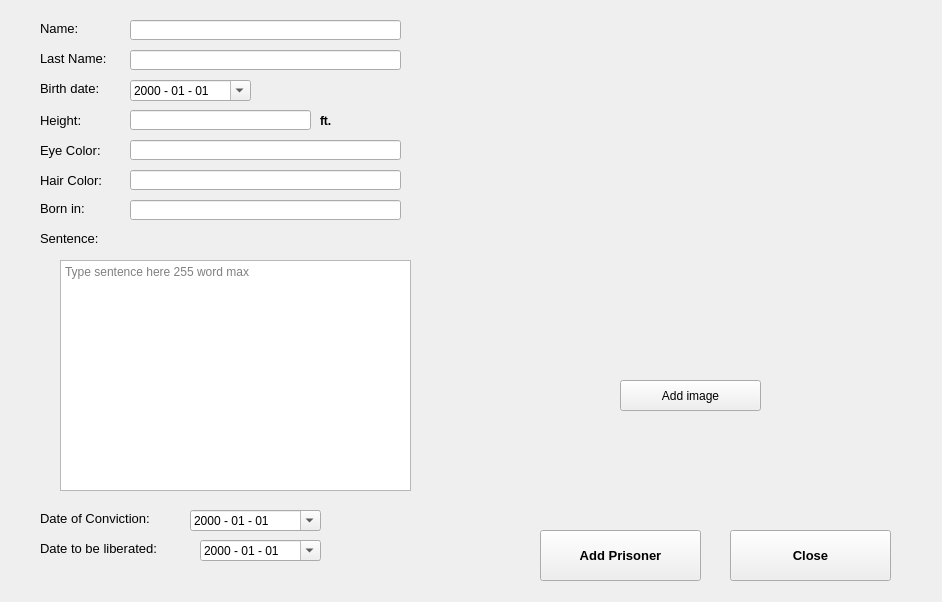
<?xml version="1.0" encoding="UTF-8"?>
<ui version="4.0">
 <class>actionAdd_prisoner</class>
 <widget class="QWidget" name="actionAdd_prisoner">
  <property name="windowModality">
   <enum>Qt::ApplicationModal</enum>
  </property>
  <property name="geometry">
   <rect>
    <x>0</x>
    <y>0</y>
    <width>942</width>
    <height>602</height>
   </rect>
  </property>
  <property name="windowTitle">
   <string>Add Prisoner</string>
  </property>
  <widget class="QLabel" name="name_label">
   <property name="geometry">
    <rect>
     <x>40</x>
     <y>20</y>
     <width>61</width>
     <height>16</height>
    </rect>
   </property>
   <property name="font">
    <font>
     <pointsize>10</pointsize>
    </font>
   </property>
   <property name="text">
    <string>Name:</string>
   </property>
  </widget>
  <widget class="QLabel" name="eye_label">
   <property name="geometry">
    <rect>
     <x>40</x>
     <y>140</y>
     <width>91</width>
     <height>21</height>
    </rect>
   </property>
   <property name="font">
    <font>
     <pointsize>10</pointsize>
    </font>
   </property>
   <property name="text">
    <string>Eye Color: </string>
   </property>
  </widget>
  <widget class="QLabel" name="lastName_label">
   <property name="geometry">
    <rect>
     <x>40</x>
     <y>50</y>
     <width>91</width>
     <height>16</height>
    </rect>
   </property>
   <property name="font">
    <font>
     <pointsize>10</pointsize>
    </font>
   </property>
   <property name="text">
    <string>Last Name:</string>
   </property>
  </widget>
  <widget class="QLabel" name="birthDate_label">
   <property name="geometry">
    <rect>
     <x>40</x>
     <y>80</y>
     <width>101</width>
     <height>16</height>
    </rect>
   </property>
   <property name="font">
    <font>
     <pointsize>10</pointsize>
    </font>
   </property>
   <property name="text">
    <string>Birth date: </string>
   </property>
  </widget>
  <widget class="QLabel" name="height_label">
   <property name="geometry">
    <rect>
     <x>40</x>
     <y>110</y>
     <width>71</width>
     <height>21</height>
    </rect>
   </property>
   <property name="font">
    <font>
     <pointsize>10</pointsize>
    </font>
   </property>
   <property name="text">
    <string>Height:</string>
   </property>
  </widget>
  <widget class="QLabel" name="born_label">
   <property name="geometry">
    <rect>
     <x>40</x>
     <y>200</y>
     <width>61</width>
     <height>16</height>
    </rect>
   </property>
   <property name="font">
    <font>
     <pointsize>10</pointsize>
    </font>
   </property>
   <property name="text">
    <string>Born in:</string>
   </property>
  </widget>
  <widget class="QLabel" name="sentence_label">
   <property name="geometry">
    <rect>
     <x>40</x>
     <y>230</y>
     <width>91</width>
     <height>16</height>
    </rect>
   </property>
   <property name="font">
    <font>
     <pointsize>10</pointsize>
    </font>
   </property>
   <property name="text">
    <string>Sentence: </string>
   </property>
  </widget>
  <widget class="QLabel" name="dateOfConviction_label">
   <property name="geometry">
    <rect>
     <x>40</x>
     <y>510</y>
     <width>151</width>
     <height>16</height>
    </rect>
   </property>
   <property name="font">
    <font>
     <pointsize>10</pointsize>
    </font>
   </property>
   <property name="text">
    <string>Date of Conviction:</string>
   </property>
  </widget>
  <widget class="QLabel" name="dateToBeLiberated_label">
   <property name="geometry">
    <rect>
     <x>40</x>
     <y>540</y>
     <width>171</width>
     <height>16</height>
    </rect>
   </property>
   <property name="font">
    <font>
     <pointsize>10</pointsize>
    </font>
   </property>
   <property name="text">
    <string>Date to be liberated: </string>
   </property>
  </widget>
  <widget class="QDateEdit" name="Birthdate_dateEdit">
   <property name="geometry">
    <rect>
     <x>130</x>
     <y>80</y>
     <width>121</width>
     <height>21</height>
    </rect>
   </property>
   <property name="font">
    <font>
     <pointsize>9</pointsize>
    </font>
   </property>
   <property name="buttonSymbols">
    <enum>QAbstractSpinBox::UpDownArrows</enum>
   </property>
   <property name="displayFormat">
    <string>yyyy - MM - dd</string>
   </property>
   <property name="calendarPopup">
    <bool>true</bool>
   </property>
  </widget>
  <widget class="QDateEdit" name="DateOfConviction_dateEdit">
   <property name="geometry">
    <rect>
     <x>190</x>
     <y>510</y>
     <width>131</width>
     <height>21</height>
    </rect>
   </property>
   <property name="font">
    <font>
     <pointsize>9</pointsize>
    </font>
   </property>
   <property name="buttonSymbols">
    <enum>QAbstractSpinBox::UpDownArrows</enum>
   </property>
   <property name="displayFormat">
    <string>yyyy - MM - dd</string>
   </property>
   <property name="calendarPopup">
    <bool>true</bool>
   </property>
  </widget>
  <widget class="QDateEdit" name="DateToBeLiberated_dateEdit">
   <property name="geometry">
    <rect>
     <x>200</x>
     <y>540</y>
     <width>121</width>
     <height>21</height>
    </rect>
   </property>
   <property name="font">
    <font>
     <pointsize>9</pointsize>
    </font>
   </property>
   <property name="buttonSymbols">
    <enum>QAbstractSpinBox::UpDownArrows</enum>
   </property>
   <property name="displayFormat">
    <string>yyyy - MM - dd</string>
   </property>
   <property name="calendarPopup">
    <bool>true</bool>
   </property>
  </widget>
  <widget class="QTextEdit" name="Sentence_textEdit">
   <property name="geometry">
    <rect>
     <x>60</x>
     <y>260</y>
     <width>351</width>
     <height>231</height>
    </rect>
   </property>
   <property name="font">
    <font>
     <pointsize>9</pointsize>
    </font>
   </property>
   <property name="placeholderText">
    <string>Type sentence here 255 word max</string>
   </property>
  </widget>
  <widget class="QLineEdit" name="Name_lineEdit">
   <property name="geometry">
    <rect>
     <x>130</x>
     <y>20</y>
     <width>271</width>
     <height>20</height>
    </rect>
   </property>
   <property name="font">
    <font>
     <pointsize>9</pointsize>
     <weight>50</weight>
     <bold>false</bold>
    </font>
   </property>
   <property name="text">
    <string/>
   </property>
  </widget>
  <widget class="QLineEdit" name="LastName_lineEdit">
   <property name="geometry">
    <rect>
     <x>130</x>
     <y>50</y>
     <width>271</width>
     <height>20</height>
    </rect>
   </property>
   <property name="font">
    <font>
     <pointsize>9</pointsize>
     <weight>50</weight>
     <bold>false</bold>
    </font>
   </property>
   <property name="text">
    <string/>
   </property>
  </widget>
  <widget class="QLineEdit" name="Height_lineEdit">
   <property name="geometry">
    <rect>
     <x>130</x>
     <y>110</y>
     <width>181</width>
     <height>20</height>
    </rect>
   </property>
   <property name="font">
    <font>
     <pointsize>9</pointsize>
     <weight>50</weight>
     <bold>false</bold>
    </font>
   </property>
   <property name="text">
    <string/>
   </property>
  </widget>
  <widget class="QLabel" name="ft_label">
   <property name="geometry">
    <rect>
     <x>320</x>
     <y>110</y>
     <width>91</width>
     <height>21</height>
    </rect>
   </property>
   <property name="font">
    <font>
     <pointsize>9</pointsize>
     <weight>75</weight>
     <bold>true</bold>
    </font>
   </property>
   <property name="text">
    <string>ft.</string>
   </property>
  </widget>
  <widget class="QLineEdit" name="EyeColor_lineEdit">
   <property name="geometry">
    <rect>
     <x>130</x>
     <y>140</y>
     <width>271</width>
     <height>20</height>
    </rect>
   </property>
   <property name="font">
    <font>
     <pointsize>9</pointsize>
     <weight>50</weight>
     <bold>false</bold>
    </font>
   </property>
   <property name="text">
    <string/>
   </property>
  </widget>
  <widget class="QLineEdit" name="Born_lineEdit">
   <property name="geometry">
    <rect>
     <x>130</x>
     <y>200</y>
     <width>271</width>
     <height>20</height>
    </rect>
   </property>
   <property name="font">
    <font>
     <pointsize>9</pointsize>
     <weight>50</weight>
     <bold>false</bold>
    </font>
   </property>
   <property name="text">
    <string/>
   </property>
  </widget>
  <widget class="QLabel" name="foto_label">
   <property name="geometry">
    <rect>
     <x>520</x>
     <y>20</y>
     <width>371</width>
     <height>311</height>
    </rect>
   </property>
   <property name="text">
    <string/>
   </property>
   <property name="scaledContents">
    <bool>true</bool>
   </property>
  </widget>
  <widget class="QPushButton" name="addImage_pushButton">
   <property name="geometry">
    <rect>
     <x>620</x>
     <y>380</y>
     <width>141</width>
     <height>31</height>
    </rect>
   </property>
   <property name="text">
    <string>Add image</string>
   </property>
  </widget>
  <widget class="QPushButton" name="addPrisoner_pushButton">
   <property name="geometry">
    <rect>
     <x>540</x>
     <y>530</y>
     <width>161</width>
     <height>51</height>
    </rect>
   </property>
   <property name="font">
    <font>
     <pointsize>10</pointsize>
     <weight>75</weight>
     <bold>true</bold>
    </font>
   </property>
   <property name="text">
    <string>Add Prisoner</string>
   </property>
  </widget>
  <widget class="QPushButton" name="Close_pushButton">
   <property name="geometry">
    <rect>
     <x>730</x>
     <y>530</y>
     <width>161</width>
     <height>51</height>
    </rect>
   </property>
   <property name="font">
    <font>
     <pointsize>10</pointsize>
     <weight>75</weight>
     <bold>true</bold>
    </font>
   </property>
   <property name="text">
    <string>Close</string>
   </property>
  </widget>
  <widget class="QLabel" name="hair_label">
   <property name="geometry">
    <rect>
     <x>40</x>
     <y>170</y>
     <width>91</width>
     <height>21</height>
    </rect>
   </property>
   <property name="font">
    <font>
     <pointsize>10</pointsize>
    </font>
   </property>
   <property name="text">
    <string>Hair Color:</string>
   </property>
  </widget>
  <widget class="QLineEdit" name="Hair_lineEdit">
   <property name="geometry">
    <rect>
     <x>130</x>
     <y>170</y>
     <width>271</width>
     <height>20</height>
    </rect>
   </property>
   <property name="font">
    <font>
     <pointsize>9</pointsize>
     <weight>50</weight>
     <bold>false</bold>
    </font>
   </property>
   <property name="text">
    <string/>
   </property>
  </widget>
 </widget>
 <resources/>
 <connections>
  <connection>
   <sender>Close_pushButton</sender>
   <signal>clicked(bool)</signal>
   <receiver>actionAdd_prisoner</receiver>
   <slot>close()</slot>
   <hints>
    <hint type="sourcelabel">
     <x>744</x>
     <y>547</y>
    </hint>
    <hint type="destinationlabel">
     <x>719</x>
     <y>510</y>
    </hint>
   </hints>
  </connection>
  <connection>
   <sender>addPrisoner_pushButton</sender>
   <signal>clicked()</signal>
   <receiver>actionAdd_prisoner</receiver>
   <slot>add_prisoner_clicked()</slot>
   <hints>
    <hint type="sourcelabel">
     <x>628</x>
     <y>562</y>
    </hint>
    <hint type="destinationlabel">
     <x>493</x>
     <y>530</y>
    </hint>
   </hints>
  </connection>
  <connection>
   <sender>addImage_pushButton</sender>
   <signal>clicked()</signal>
   <receiver>actionAdd_prisoner</receiver>
   <slot>add_image_clicked()</slot>
   <hints>
    <hint type="sourcelabel">
     <x>670</x>
     <y>398</y>
    </hint>
    <hint type="destinationlabel">
     <x>515</x>
     <y>384</y>
    </hint>
   </hints>
  </connection>
 </connections>
 <slots>
  <slot>add_prisoner_clicked()</slot>
  <slot>add_image_clicked()</slot>
 </slots>
</ui>
